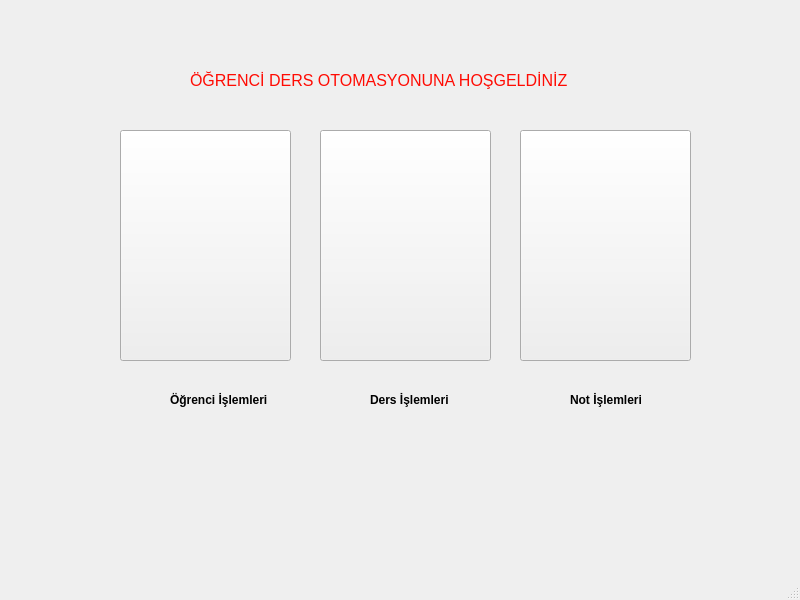
<?xml version="1.0" encoding="UTF-8"?>
<ui version="4.0">
 <class>MainWindow</class>
 <widget class="QMainWindow" name="MainWindow">
  <property name="geometry">
   <rect>
    <x>0</x>
    <y>0</y>
    <width>800</width>
    <height>600</height>
   </rect>
  </property>
  <property name="windowTitle">
   <string>MainWindow</string>
  </property>
  <widget class="QWidget" name="centralwidget">
   <widget class="QPushButton" name="pushButton">
    <property name="geometry">
     <rect>
      <x>120</x>
      <y>130</y>
      <width>171</width>
      <height>231</height>
     </rect>
    </property>
    <property name="styleSheet">
     <string notr="true">border-image: url(:/img/images/ogr.jpg);</string>
    </property>
    <property name="text">
     <string/>
    </property>
   </widget>
   <widget class="QPushButton" name="pushButton_2">
    <property name="geometry">
     <rect>
      <x>320</x>
      <y>130</y>
      <width>171</width>
      <height>231</height>
     </rect>
    </property>
    <property name="styleSheet">
     <string notr="true">border-image: url(:/img/images/ders.jpg);</string>
    </property>
    <property name="text">
     <string/>
    </property>
   </widget>
   <widget class="QPushButton" name="pushButton_3">
    <property name="geometry">
     <rect>
      <x>520</x>
      <y>130</y>
      <width>171</width>
      <height>231</height>
     </rect>
    </property>
    <property name="styleSheet">
     <string notr="true">border-image: url(:/img/images/notlar.jpg);</string>
    </property>
    <property name="text">
     <string/>
    </property>
   </widget>
   <widget class="QLabel" name="label">
    <property name="geometry">
     <rect>
      <x>170</x>
      <y>390</y>
      <width>121</width>
      <height>20</height>
     </rect>
    </property>
    <property name="font">
     <font>
      <bold>true</bold>
     </font>
    </property>
    <property name="text">
     <string>Öğrenci İşlemleri</string>
    </property>
   </widget>
   <widget class="QLabel" name="label_2">
    <property name="geometry">
     <rect>
      <x>370</x>
      <y>390</y>
      <width>101</width>
      <height>20</height>
     </rect>
    </property>
    <property name="font">
     <font>
      <bold>true</bold>
     </font>
    </property>
    <property name="text">
     <string>Ders İşlemleri</string>
    </property>
   </widget>
   <widget class="QLabel" name="label_3">
    <property name="geometry">
     <rect>
      <x>570</x>
      <y>390</y>
      <width>91</width>
      <height>20</height>
     </rect>
    </property>
    <property name="font">
     <font>
      <bold>true</bold>
     </font>
    </property>
    <property name="text">
     <string>Not İşlemleri</string>
    </property>
   </widget>
   <widget class="QLabel" name="label_4">
    <property name="geometry">
     <rect>
      <x>190</x>
      <y>70</y>
      <width>441</width>
      <height>20</height>
     </rect>
    </property>
    <property name="font">
     <font>
      <pointsize>12</pointsize>
      <italic>false</italic>
      <bold>false</bold>
     </font>
    </property>
    <property name="styleSheet">
     <string notr="true">font: 12pt &quot;Segoe UI&quot;;
color: rgb(255, 11, 3);</string>
    </property>
    <property name="text">
     <string>ÖĞRENCİ DERS OTOMASYONUNA HOŞGELDİNİZ</string>
    </property>
   </widget>
  </widget>
  <widget class="QMenuBar" name="menubar">
   <property name="geometry">
    <rect>
     <x>0</x>
     <y>0</y>
     <width>800</width>
     <height>25</height>
    </rect>
   </property>
  </widget>
  <widget class="QStatusBar" name="statusbar"/>
 </widget>
 <resources/>
 <connections/>
</ui>
